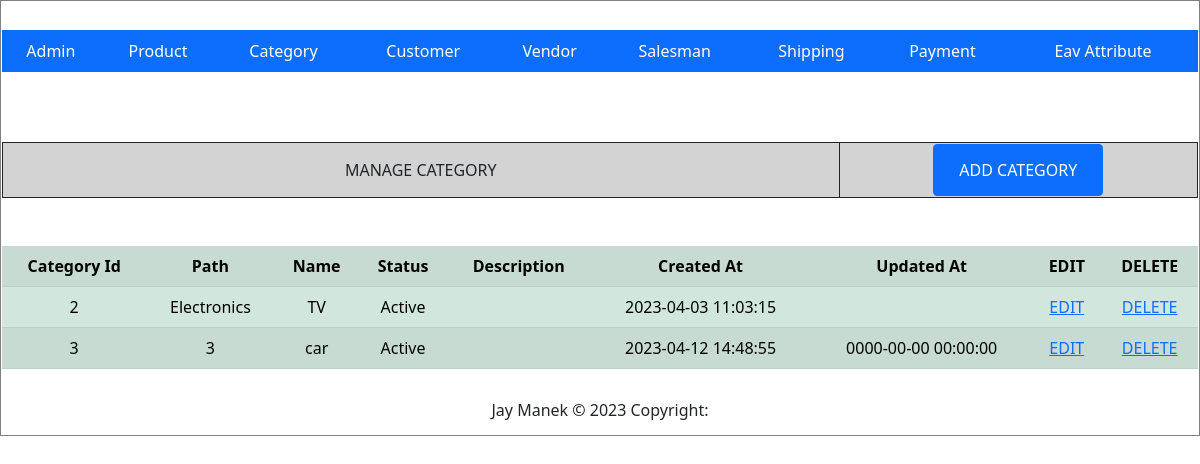
The app's page /index.php?c=category&a=grid with its own data.
### tables this page shows
CREATE TABLE `category` (
  `category_id` int(11) NOT NULL,
  `parent_id` int(11) NOT NULL,
  `path` varchar(100) DEFAULT NULL,
  `name` varchar(255) NOT NULL,
  `status` tinyint(4) NOT NULL,
  `description` varchar(255) NOT NULL,
  `created_at` datetime NOT NULL,
  `updated_at` datetime DEFAULT NULL
);

### Block/Core/Template.php (called while the page is built, shortened)
<?php
class Block_Core_Template extends Model_Core_View
{
	protected $children =  [];
	public function getChildren()
	{
		return $this->children;
	}
	public function addChild($key, $value)
	{
		$this->children[$key] = $value;
		return $this;
	}
}
?>

### Model/Core/View.php (called while the page is built, shortened)
<?php
class Model_Core_View
{
	protected $template = null;
	public function setTemplate($template)
	{
		$this->template = $template;
		return $this;
	}
	public function getTemplate()
	{
		return $this->template;
	}
	public function render()
	{
		require 'View' . DS . $this->getTemplate();
	}
	public function getUrl($action = null, $controller = null, $params = [], $resetParam = false)
	{
		return Ccc::getModel('Core_Url')->getUrl($action, $controller, $params, $resetParam);
	}
}
?>

### Controller/Category.php (called while the page is built, shortened)
<?php
class Controller_Category extends Controller_Core_Action
{
	public function gridAction()
	{
		try {
			$layout = $this->getLayout();
			$layout->addContent('grid', $layout->createBlock('Category_Grid'));
			$layout->render();
		} catch (Exception $e) {
		}
	}
}
?>

### Controller/Core/Front.php (called while the page is built, shortened)
<?php
class Controller_Core_Front
{
	public function init()
	{
		$request = Ccc::getModel('Core_Request');
		$controller = new $controllerClassName();
		$actionName = $request->getActionName().'Action';
		$controller->$actionName();
	}
}
?>

### Index.php (called while the page is built, shortened)
<?php
spl_autoload_register(function ($className) {
    $classPath = str_replace('_', '/', $className);
});
class Ccc
{
	public static function init()
	{
		$front = new Controller_Core_Front();
		$front->init();
	}
	public static function getModel($className)
	{
		return new $className();
	}
}
Ccc::init();
?>

### Model/Core/Url.php (called while the page is built, shortened)
<?php
class Model_Core_Url
{
	public function getUrl($action = null, $controller = null, $params = [], $resetParam = false)
	{
		$request = Ccc::getModel('Core_Request');
		$final = $request->getParams();
		if ($resetParam) {
			$final = [];
		}
		if ($controller) {
			$final['c'] = $controller;
		}
		else {
			$final['c'] = $request->getControllerName();
		}
		if ($action) {
			$final['a'] = $action;
		}
		else {
			$final['a'] = $request->getActionName();
		}
		if ($params) {
			$final = array_merge($final, $params);
		}
		$queryString = http_build_query($final);
		$url = $_SERVER['REQUEST_SCHEME'] . "://" . $_SERVER['HTTP_HOST'] . $_SERVER['SCRIPT_NAME'] . "?" . $queryString;
		return $url;
	}
}
?>

### Model/Core/Request.php (called while the page is built, shortened)
<?php
class Model_Core_Request
{
	public function getParams($key=null, $value=null)
	{
		if ($key == null) {
			return $_GET;
		}
		if (array_key_exists($key, $_GET)) {
			return $_GET[$key];
		}
		return $value;
	}
	public function getControllerName()
	{
		return $this->getParams('c', 'product');
	}
}
?>

### Model/Core/Table.php (called while the page is built, shortened)
<?php
class Model_Core_Table
{
	protected $data = [];
	protected $resource = null;
	public function setResourceClass($resourceClass)
	{
		return $this;
	}
	public function setResource($resource)
	{
		$this->resource = $resource;
		return $this;
	}
	public function getResource()
	{
		if ($this->resource) {
			return $this->resource;
		}
		$resource = new $this->resourceClass();
		return $resource;
	}
	public function setCollectionClass($collectionClass)
	{
		return $this;
	}
	public function setCollection($collection)
	{
		return $this;
	}
	public function getCollection()
	{
		$collection = new $this->collectionClass();
		return $collection;
	}
	public function __get($key)
	{
		if (array_key_exists($key, $this->data)) {
			return $this->data[$key];
		}
		return null;
	}
	public function setData($data)
	{
		$this->data = array_merge($this->data, $data);
		return $this;
	}
	public function fetchAll($query)
	{
		$result = $this->getResource()->fetchAll($query);
		$collection = $this->getCollection()->setData($result);
		return $collection;
	}
}
?>

### Block/Category/Grid.php (called while the page is built, shortened)
<?php
class Block_Category_Grid extends Block_Core_Template
{
	public function getCategories()
	{
		$query = "SELECT * FROM `category`";
		$categories = Ccc::getModel('Category')->fetchAll($query);
		return $categories->getData();
	}
}
?>

### Model/Core/Adapter.php (called while the page is built, shortened)
<?php
class Model_Core_Adapter
{
	public $config = [
		'host' => 'localhost',
		'username' => 'root',
		'password' => '',
		'dbname' => 'newmvc-jaymanek'
	];
	public function connect(){
		$connect = mysqli_connect(
			$this->config['host'],
			$this->config['username'],
			$this->config['password'],
			$this->config['dbname']
		);
		return $connect;
	}
	public function fetchAll($query){
		$connect = $this->connect();
		$result = mysqli_query($connect, $query);
		if ($result->num_rows > 0) {
			return $result->fetch_all(MYSQLI_ASSOC);
		}
		return false;
	}
}
?>

### Model/Core/Table/Resource.php (called while the page is built, shortened)
<?php
class Model_Core_Table_Resource
{
	public function getAdapter()
	{
		$adapter = Ccc::getModel('Core_Adapter');
		return $adapter;
	}
	public function fetchAll($query)
	{
		return $this->getAdapter()->fetchAll($query);
	}
}
?>

### Model/Core/Table/Collection.php (called while the page is built, shortened)
<?php
class Model_Core_Table_Collection
{
	protected $data = [];
	public function setData($data)
	{
		$this->data = array_merge($this->data, $data);
		return $this;
	}
	public function getData()
	{
		return $this->data;
	}
}
?>

### Model/Category.php (called while the page is built, shortened)
<?php
class Model_Category extends Model_Core_Table
{
	public function getStatusOptions()
	{
		return [
			self::STATUS_ACTIVE => self::STATUS_ACTIVE_LBL,
			self::STATUS_INACTIVE => self::STATUS_INACTIVE_LBL
		];
	}
	public function getStatusText()
	{
		$statues = $this->getStatusOptions();
		if (array_key_exists($this->status, $statues)) {
			return $statues[$this->status];
		}
		return $statues[self::STATUS_DEFAULT];
	}
}
?>

### View/category/grid.phtml (the view)
<?php
$categories = $this->getCategories();
?>
	<table class="manage-table" border="1px">
		<tr align="center">
			<td width="70%">MANAGE CATEGORY</td>
			<td><button class="btn btn-primary" type="submit"><a class="btn btn-primary" href="<?php echo $this->getUrl('add') ?>">ADD CATEGORY</a></button></td>
		</tr>
	</table>
	<br/>
	<br/>
	<table class="table table-success table-striped">
		<tr align="center">
			<th>Category Id</th>
			<th>Path</th>
			<th>Name</th>
			<th>Status</th>
			<th>Description</th>
			<th>Created At</th>
			<th>Updated At</th>
			<th>EDIT</th>
			<th>DELETE</th>
		</tr>
		<?php foreach ($categories as $categories) : ?>
		<tr align="center">
			<td><?php echo $categories->category_id; ?></td>
			<td><?php echo $categories->path; ?></td>
			<td><?php echo $categories->name; ?></td>
			<td><?php echo $categories->getStatusText(); ?></td>
			<td><?php echo $categories->description; ?></td>
			<td><?php echo $categories->created_at; ?></td>
			<td><?php echo $categories->updated_at; ?></td>
			<td><a href="<?php echo $this->getUrl('edit', null, ['id'=> $categories->category_id], true);?>">EDIT</a></td>
			<td><a href="<?php echo $this->getUrl('delete', null , ['id'=> $categories->category_id], true);?>">DELETE</a></td>
		</tr>
		<?php endforeach; ?>
	</table>
</body>
</html>

### View/html/content.phtml
<?php
$children = $this->getChildren();
foreach ($children as $child) {
	$child->render();
}
?>

### View/skin/style.css (style rules this page uses)
.manage-table { border: 1px solid; width: 100%; align:center; background-color: lightgray; }
.manage-table tr { align: center; }
.manage-table td { border: 1px solid; }

### records on screen
category: category_id "2", path "Electronics", name "TV", status "Active", created_at "2023-04-03 11:03:15"
category: category_id "3", path "3", name "car", status "Active", created_at "2023-04-12 14:48:55", updated_at "0000-00-00 00:00:00"
